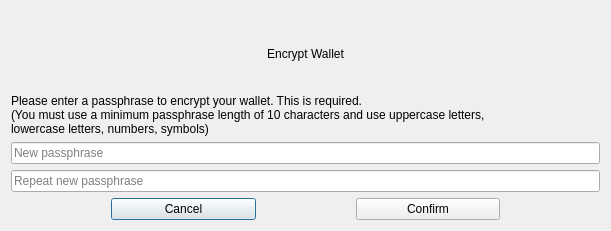
<?xml version="1.0" encoding="UTF-8"?>
<ui version="4.0">
 <class>EncryptDialog</class>
 <widget class="QDialog" name="EncryptDialog">
  <property name="geometry">
   <rect>
    <x>0</x>
    <y>0</y>
    <width>611</width>
    <height>231</height>
   </rect>
  </property>
  <property name="sizePolicy">
   <sizepolicy hsizetype="Expanding" vsizetype="Expanding">
    <horstretch>0</horstretch>
    <verstretch>0</verstretch>
   </sizepolicy>
  </property>
  <property name="windowTitle">
   <string>Transaction Details</string>
  </property>
  <layout class="QVBoxLayout" name="verticalLayout" stretch="0,0,0,0">
   <property name="topMargin">
    <number>30</number>
   </property>
   <item>
    <layout class="QHBoxLayout" name="horizontalLayout" stretch="0">
     <item>
      <widget class="QLabel" name="label">
       <property name="text">
        <string>Encrypt Wallet</string>
       </property>
       <property name="alignment">
        <set>Qt::AlignCenter</set>
       </property>
      </widget>
     </item>
    </layout>
   </item>
   <item>
    <layout class="QHBoxLayout" name="horizontalLayout_3" stretch="0">
     <property name="topMargin">
      <number>10</number>
     </property>
     <item>
      <widget class="QLabel" name="label_3">
       <property name="font">
        <font>
         <pointsize>9</pointsize>
        </font>
       </property>
       <property name="text">
        <string>Please enter a passphrase to encrypt your wallet. This is required.
(You must use a minimum passphrase length of 10 characters and use uppercase letters, 
lowercase letters, numbers, symbols) </string>
       </property>
       <property name="alignment">
        <set>Qt::AlignLeading|Qt::AlignLeft|Qt::AlignVCenter</set>
       </property>
      </widget>
     </item>
    </layout>
   </item>
   <item>
    <layout class="QVBoxLayout" name="verticalLayout_2">
     <item>
      <widget class="QLineEdit" name="linePwd">
       <property name="echoMode">
        <enum>QLineEdit::Password</enum>
       </property>
       <property name="placeholderText">
        <string>New passphrase</string>
       </property>
      </widget>
     </item>
     <item>
      <widget class="QLineEdit" name="linePwdConfirm">
       <property name="echoMode">
        <enum>QLineEdit::Password</enum>
       </property>
       <property name="placeholderText">
        <string>Repeat new passphrase</string>
       </property>
      </widget>
     </item>
    </layout>
   </item>
   <item>
    <layout class="QHBoxLayout" name="horizontalLayout_5">
     <property name="spacing">
      <number>100</number>
     </property>
     <property name="leftMargin">
      <number>100</number>
     </property>
     <property name="rightMargin">
      <number>100</number>
     </property>
     <item>
      <widget class="QPushButton" name="btnCancel">
       <property name="text">
        <string>Cancel</string>
       </property>
       <property name="shortcut">
        <string>Esc</string>
       </property>
      </widget>
     </item>
     <item>
      <widget class="QPushButton" name="btnOK">
       <property name="text">
        <string>Confirm</string>
       </property>
       <property name="shortcut">
        <string>Return</string>
       </property>
      </widget>
     </item>
    </layout>
   </item>
  </layout>
 </widget>
 <resources/>
 <connections/>
</ui>
